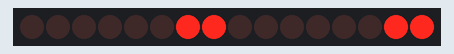
Recording of a sketch running on a simulated Arduino Uno, built with avr-gcc and run on an emulated ATmega328P. Parts: 16 shift-register outputs drawn as a row of LEDs (first output left, lit = HIGH). Wiring (inferred from the names in the program): 2 × shift register (74HC595): data pin 11; shift clock pin 13; latch pin 9. Wiring (inferred from the signals the program sends): row of LEDs: on Q0, Q1, Q2, Q3, Q4, Q5, Q6, Q7, Q8, Q9, Q10, Q11, Q12, Q13, Q14, Q15.

Above: at 0.1 s.
At 4.6 s:
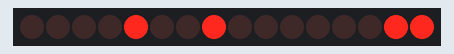
At 9.6 s:
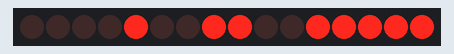
At 19.6 s:
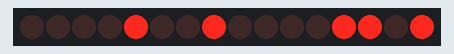
At 29.1 s:
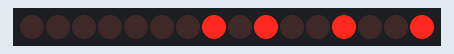
At 39.1 s:
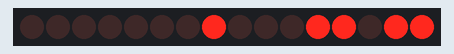
Timing chart, 0 to 40.0 s (numbered marks = the images above):
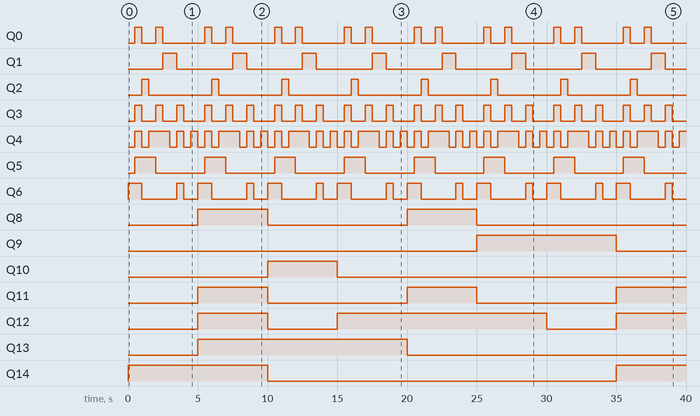

The sketch:

Wk5-Q1.ino
```cpp
#include<SPI.h>

#define DATA 11
#define CLK 13
#define SS 10
#define SS_2 9
#define btnIn 2
#define btnDe 3
#define btnCount 4
#define buzzer 5
#define a  0b00000001
#define b  0b00000010
#define c  0b00000100
#define d  0b00001000
#define e  0b00010000
#define f  0b00100000
#define g  0b01000000
#define dp 0b10000000

#define num0 a | b | c | d | e | f
#define num1 b | c
#define num2 a | b | d | e | g
#define num3 a | b | c | d | g
#define num4 b | c | f | g
#define num5 a | c | d | f | g
#define num6 a | c | d | e | f | g
#define num7 a | b | c | f
#define num8 a | b | c | d | e | f | g
#define num9 a | b | c | d | f | g

unsigned char num[10] = {num0, num1, num2, num3, num4, num5, num6, num7, num8, num9};
int count = 0, number=0,unit =0,counter=0,unit1,unit2;
void setup() {
  // put your setup code here, to run once:
  Serial.begin(9600);
  pinMode(SS, OUTPUT);
  pinMode(SS_2, OUTPUT);
  pinMode(DATA, OUTPUT);
  pinMode(CLK, OUTPUT);
}

void loop() {
  // put your main code here, to run repeatedly:
  change_number();
  delay(500);
}

void spi_1(unsigned char cData){
  shiftOut(DATA, CLK, MSBFIRST, cData);
  digitalWrite(SS, 1);
  digitalWrite(SS, 0);
  digitalWrite(SS_2, 0);
}
void spi_2(unsigned char cData){
  shiftOut(DATA, CLK, MSBFIRST, cData);
  digitalWrite(SS, 0);
  digitalWrite(SS_2, 1);
  digitalWrite(SS_2, 0);
}
void change_number(){
   unit2 = num[count];
   unit = counter / 10;
   unit = floor(unit);
   unit1 = num[unit];
   if (unit <= 9 && count < 9){
    spi_1(unit1);
    spi_2(unit2);
    count++;
   }
   else if(count>=9){
    count = 0;
    spi_1(unit1);
    spi_2(unit2);
   }
   else{
    counter = 0;
   }
   counter++;
}
```

Measured:
- by itself, Q0: repeats every 5.0 s: LOW 1.0 s, HIGH 0.50 s, LOW 3.0 s, HIGH 0.50 s
- by itself, Q1: alternates HIGH for 1.0 s and LOW for 4.0 s
- by itself, Q2: alternates HIGH for 0.50 s and LOW for 4.5 s
- by itself, Q3: repeats every 5.0 s: 2 × (LOW 1.0 s, HIGH 0.50 s), LOW 1.5 s, HIGH 0.50 s
- by itself, Q4: repeats every 5.0 s: LOW 0.50 s, HIGH 1.5 s, 3 × (LOW 0.50 s, HIGH 0.50 s)
- by itself, Q5: alternates HIGH for 1.5 s and LOW for 3.5 s
- by itself, Q6: repeats every 5.0 s: LOW 2.5 s, HIGH 0.50 s, LOW 1.0 s, HIGH 1.0 s
- by itself, Q8, Q11: alternates HIGH for 5.0 s and LOW for 10.0 s
